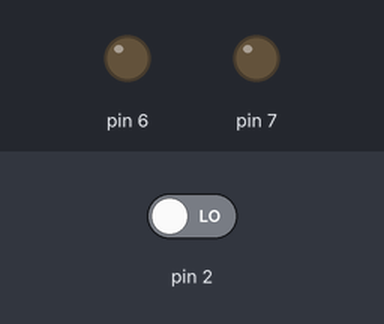
Bench run of a program on a simulated Arduino Nano, built with avr-gcc and run on an emulated ATmega328P. Shown: output pins drawn as LEDs (lit = HIGH). Inputs (shaded band) come from the test bench; at power-on: pin 2 LOW. Sleep ends after the set time or at an interrupt.

Above: at 1.2 s.
1.3 s: pin 2 driven HIGH
At 1.9 s:
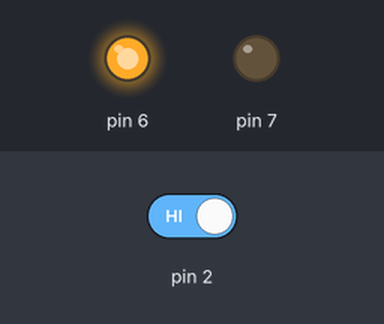
At 2.6 s:
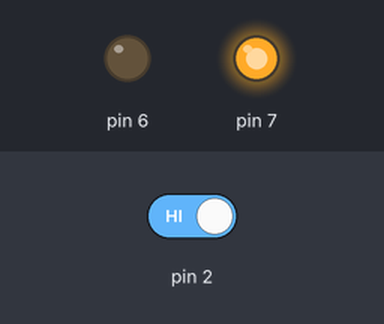
Timing chart, 0 to 4.3 s (numbered marks = the images above; inputs shaded):
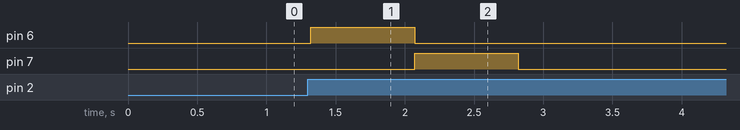

The program:

main.cpp
```cpp
#include "PushButton.h"
#include "avr/sleep.h"

struct Interface
{
    uint8_t nHeadlightDnPin{};
    uint8_t nHeadlightUpPin{};
    PushButton winkBtn{};

    static constexpr auto s_maxWinkLen{ 1500UL };
    static constexpr auto s_halfWinkLen { s_maxWinkLen / 2 };
};

Interface interface { PD6, PD7, PushButton{PD2} };

void winkBtnHandler();

void setup()
{
    // delay for allowing program startup
    delay(1);

    attachInterrupt(digitalPinToInterrupt(interface.winkBtn.getPinNumber()), winkBtnHandler, RISING);

    pinMode(interface.nHeadlightUpPin, OUTPUT);
    pinMode(interface.nHeadlightDnPin, OUTPUT);
    digitalWrite(interface.nHeadlightUpPin, LOW);
    digitalWrite(interface.nHeadlightDnPin, LOW);

    set_sleep_mode(SLEEP_MODE_PWR_DOWN);
}

[[maybe_unused]] void loop()
{
    static auto winkStartTime { 0UL };

    // only accept 'wink' input if there is no 'wink start' timestamp
    if (winkStartTime)
    {
        auto timeNow{ millis() - winkStartTime };

        if (timeNow >= Interface::s_halfWinkLen)
        {
            // begin closing wink
            if (timeNow < Interface::s_maxWinkLen)
            {
                if (digitalRead(interface.nHeadlightDnPin))
                {
                    digitalWrite(interface.nHeadlightDnPin, LOW);
                    digitalWrite(interface.nHeadlightUpPin, HIGH);
                }
            }
                // full wink duration expired, reset timer start timestamp and end wink
            else
            {
                digitalWrite(LED_BUILTIN, LOW);
                digitalWrite(interface.nHeadlightUpPin, LOW);
                winkStartTime = 0;
            }
        }

        // board should not sleep while winking
        return;
    }

    if (interface.winkBtn.verifyExistingInput())
    {
        digitalWrite(LED_BUILTIN, HIGH);
        digitalWrite(interface.nHeadlightDnPin, HIGH);
        winkStartTime = millis();

        return;
    }

    // no remaining input, board should sleep
    if (!interface.winkBtn.hasInput())
        sleep_mode();
}

void winkBtnHandler()
{
    interface.winkBtn.resetDebounceTimer();
}
```

PushButton.cpp
```cpp
#include "PushButton.h"

bool PushButton::verifyExistingInput()
{
    // if button has input (as indicated by a non-zero `m_lastUpdate`) from at least 20ms after last input
    if (m_lastUpdate && (millis() - m_lastUpdate >= s_debounceDelay))
    {
        m_lastUpdate = 0;

        if (digitalRead(m_pinNumber))
            return true;
    }

    return false;
}
```

PushButton.h
```cpp
#ifndef CARWINKNANO_PUSHBUTTON_H
#define CARWINKNANO_PUSHBUTTON_H


#include <Arduino.h>

class PushButton
{
public:
    static constexpr auto s_debounceDelay { 20UL };

    PushButton() = default;

    explicit PushButton(uint8_t pinNumber)
            : m_pinNumber { pinNumber }
    {}

    [[nodiscard]] uint8_t getPinNumber() const { return m_pinNumber; }
    void resetDebounceTimer() { m_lastUpdate = millis(); }
    bool hasInput() const { return m_lastUpdate; }
    bool verifyExistingInput();

private:
    uint8_t m_pinNumber {};
    volatile unsigned long m_lastUpdate {};

};


#endif
```

Measured:
- after the input at 1.3 s, pin 6: LOW → HIGH at once, → LOW 0.75 s later; pin 7: LOW → HIGH after 0.77 s, → LOW 0.75 s later
